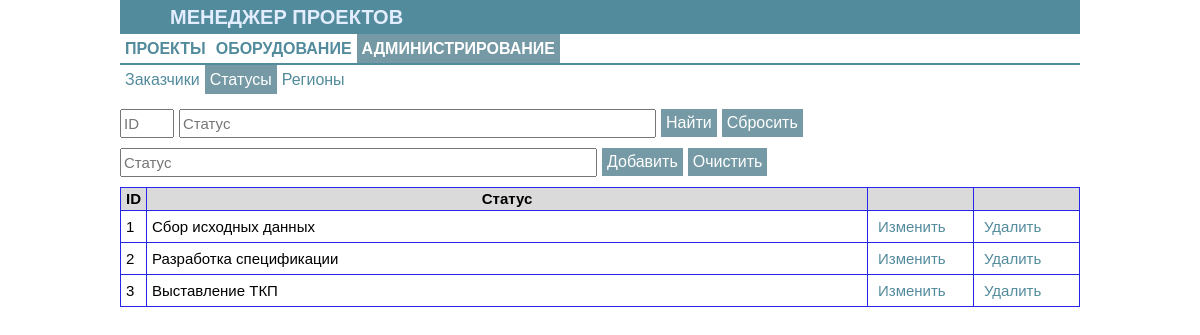
Page /prj_stat_form on the committed database.
### tables this page shows
CREATE TABLE prj_stat (
                            id_pstat integer not null primary key autoincrement,
                            name_status text not null COLLATE NOCASE);

### app_equip.py (the view)
@app.route('/prj_stat_form', methods=['GET','POST'])
def prj_stat_form():
    s_id = request.form.get('search_id','')
    s_name_prj_stat = request.form.get('search_prj_stat','')
    dbs = db_sqlite.EquipDB()
    result=dbs.get_prj_stat(s_id, s_name_prj_stat)
    return render_template('prj_stat_form.html', the_title='Статусы', the_part1='adm', the_part2='stat', the_results=result)

### db_sqlite.py (called while the page is built)
def sqlite_lower(value_):
        return value_.lower()

    def get_prj_stat(self, id_pstat="", prj_stat=""):
        with sqlite3.connect(self._database) as connection:
            connection.create_function("LOWER", 1, sqlite_lower)
            result = connection.execute("""select * from prj_stat
                            where id_pstat LIKE ? and LOWER(name_status) LIKE ?
                            order by id_pstat""", (f'%{id_pstat}%', f'%{prj_stat.lower()}%'))
        return result

### templates/prj_stat_form.html (shortened to what this page needs)
{% extends 'base_adm.html' %}
{% block body %}
<form method='POST' name="find" action='/prj_stat_form'>
    <div class="div_float">
        <input class='input_filtr' name='search_id' type='TEXT' value='' placeholder="ID" size="3">
    </div>
    <div class="div_float">
        <input class='input_filtr' name='search_prj_stat' type='TEXT' value="" placeholder="Статус" size="50">
    </div>
    <div class="div_float">
        <input class='form_button' name='bottom_find' value='Найти' type='SUBMIT'>
    </div>
    <div class="div_float">
        <input class='form_button' name='bottom_clear' value='Сбросить' type='SUBMIT'>
    </div>
</form>
<form method='POST' name="add" action='/add_prj_stat'>
    <div class="div_float">
        <input class='input_filtr' name='add_name_prj_stat' type='TEXT' value="" placeholder="Статус" size="50">
    </div>
    <div class="div_float">
        <input class='form_button' name='button_add' value='Добавить' type='SUBMIT'>
    </div>
    <div class="div_float">
        <input class='form_button' value='Очистить' type='Reset'>
    </div>
</form>
<form method='POST' action='/prj_stat_form'>
<table class="table">
<thead>
    <tr>
        <td width=10px>ID</td>
        <td align='center'>Статус</td>
        <td width=95px> </td>
        <td width=95px> </td>
    </tr>
</thead>
<tbody>
    {% for i in the_results %}
        <tr>
            <td>{{i[0]}}</td>
            <td>{{i[1]}}</td>
            <td><button class="tb_button" name='upd_prj_stat' value={{i[0]}} formaction='/upd_prj_stat_form' type='SUBMIT'>Изменить</button></td>
            <td><button class="tb_button" name='del_prj_stat' value={{i[0]}} formaction='/del_prj_stat' type='SUBMIT'>Удалить</button></td>
        </tr>
    {% endfor %}
</tbody>
</table>
</form>
{% endblock %}

### static/main.css (style rules this page uses)
body { font-family: Arial, sans-serif; font-size: 15px; line-height: 1.2; color:black; background-color: #ffffff; margin-left: 10%; margin-right: 10%; margin-top: 0%; margin-bottom: 0%; }
.div_float { float: left; margin: 0; padding: 5px; padding-left: 0px; }
.input_filtr { height: 23px; font-size: 15px; }
.form_button { color: white; font-size: 16px; font-weight: normal; background-color: #769aa5; border: 0; padding: 5px; }
.tb_button { color:#528b9c; font-size: 15px; background-color: white; font-weight: normal; border: 0; padding: 5px; }
div { margin-left: 10px; margin-right: 10px; }
.table { border: 1px solid #2724eb; width: 100%; border-collapse: collapse; table-layout: auto; margin-top: 5px; }
.table thead { background-color: #dadada; font-weight: bold; }
.table td { border: 1px solid #2724eb; padding: 2px 5px; }

### rows in the picture
prj_stat: id_pstat "1", name_status "Сбор исходных данных"
prj_stat: id_pstat "2", name_status "Разработка спецификации"
prj_stat: id_pstat "3", name_status "Выставление ТКП"
